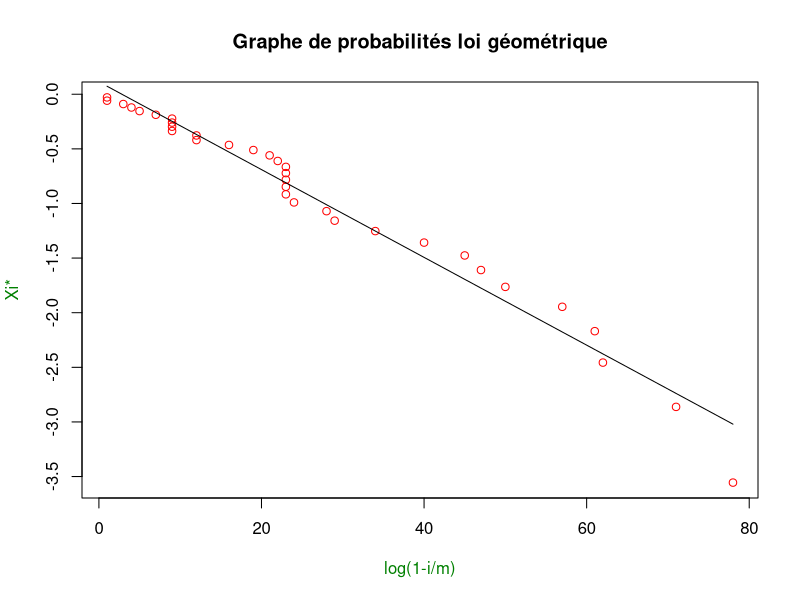
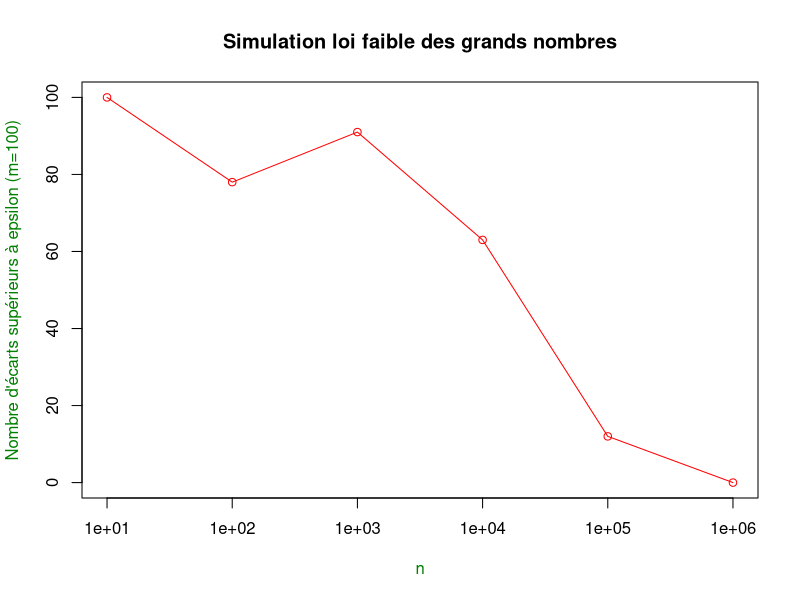
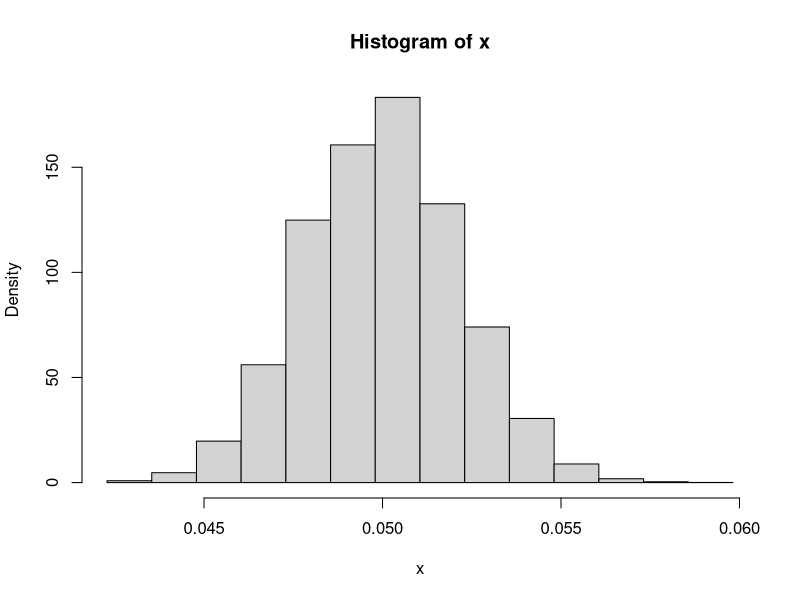
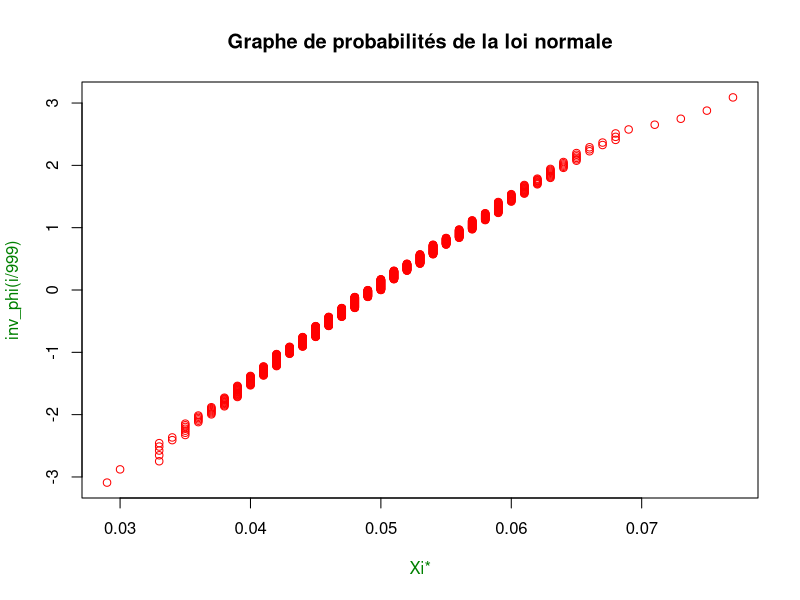

These figures' R source, in order:
########## PARTIE 1 ##############

rm(list=ls()) #permet de vider la liste des variables

# Question 1 : simulation de l'échantillon (x1, ..., xn)
# On a décidé de créer un fonction pour faire varier
# plus facilement les valeurs de n, theta et n_0

simulation_echantillon <- function (theta, n_0, n) {
    prob <- n_0 / theta 
    echantillon <- rbinom(n, 1, prob) # simulation d'un échantillon de loi de bernoulli de paramètre prob
    return(echantillon)
}

# Test de la fonction avec, comme indiqué en question 1
# theta = 1000, n_0 = 50 et on choisit n = 100

theta <- 1000
n_0 <- 50
n <- 100

echantillon1 <- simulation_echantillon(theta, n_0, n)
echantillon1

cat("La moyenne empirique de l'échantillon est : ", mean(echantillon1))
cat("Alors que son espérance théorique est : ", n_0/theta)

cat("La variance empirique de l'échantillon est : ", ((n-1)/n)*var(echantillon1))
cat("Alors que sa variance théorique est : ", (n_0/theta)*(1-(n_0/theta)))


# Question 2 : Réalisation de T (variable aléatoire binomiale) sur l'exemple simulé 

t <- sum(echantillon1)
cat("La réalisation de la loi du nombre total de poissons bagués parmi les n poissons pêchés est : ", t)

# Question 3 : Estimation de theta^ et de theta~ qui sont les mêmes

estimation_emm_emv <- (n * n_0) / t
cat("L'estimation du maximum de vraisemblance et des moments du paramètre theta est donc : ", estimation_emm_emv)

# Question 4 : intervalles de confiance exacts et asymptotique de différents seuils pour theta
# d'après la formule du cours en utilisant les quantiles de la loi de Fischer-Snedecor

ic_exact <- function (alpha, echantillon, n_0) {
    n <- length(echantillon)
    t <- sum(echantillon)
    borne_inf <- n_0 * (1 + ((n-t+1)/t)*qf(alpha/2, 2*(n-t+1), 2*t)) # quantiles de la loi de fisher
    borne_sup <- n_0 * (1 + ((n-t)/(t+1))*qf(1-alpha/2, 2*(n-t), 2*(t+1)))
    return(c(borne_inf, borne_sup))
}

ic_exact_1 <- ic_exact(.01, echantillon1, n_0)
cat("L'intervalle de confiance exact pour theta de seuil de 1% est : ", ic_exact_1)

ic_exact_5 <- ic_exact(.05, echantillon1, n_0)
cat("L'intervalle de confiance exact pour theta de seuil de 5% est : ", ic_exact_5)

ic_exact_10 <- ic_exact(.10, echantillon1, n_0)
cat("L'intervalle de confiance exact pour theta de seuil de 10% est : ", ic_exact_10)

ic_exact_20 <- ic_exact(.20, echantillon1, n_0)
cat("L'intervalle de confiance exact pour theta de seuil de 20% est : ", ic_exact_20)

ic_asymptotique <- function(alpha, echantillon, n_0) {
    n <- length(echantillon)
    t <- sum(echantillon)
    p <- t / n 
    borne_inf <- n_0 / (p + qnorm(1-alpha/2)*sqrt(p*(1-p)/n)) 
    borne_sup <- n_0 / (p - qnorm(1-alpha/2)*sqrt(p*(1-p)/n))
    return(c(borne_inf, borne_sup))
}

ic_asymptotique_1 <- ic_asymptotique(.01, echantillon1, n_0)
cat("L'intervalle de confiance asymptotique pour theta de seuil de 1% est : ", ic_asymptotique_1)

ic_asymptotique_5 <- ic_asymptotique(.05, echantillon1, n_0)
cat("L'intervalle de confiance asymptotique pour theta de seuil de 5% est : ", ic_asymptotique_5)

ic_asymptotique_10 <- ic_asymptotique(.10, echantillon1, n_0)
cat("L'intervalle de confiance asymptotique pour theta de seuil de 10% est : ", ic_asymptotique_10)

ic_asymptotique_20 <- ic_asymptotique(.20, echantillon1, n_0)
cat("L'intervalle de confiance asymptotique pour theta de seuil de 20% est : ", ic_asymptotique_20)

# Question 5 : Calcul de P(estimateur = +inf)

proba_estimateur_inf <- (1 - n_0/theta)**n
cat("P(estimateur = +inf) =", proba_estimateur_inf)

# Question 6 : Simulations mettant en évidence le fait que P(estimateur = +inf) > 1/2
# pour n appartenant à [|0, 13|]
# Remarque : en R ln = log() et log en base 10 = log10()

sup_intervalle = floor(-log(2)/log(1-n_0/theta))

cat("On a P(estimateur = +inf) > 1/2 pour n appartenant à l'intervalle suivant : ", c(0, sup_intervalle))

cat("Testons en faisant des simulations sur notre exemple : ")

for (i in seq(from = 0, to = sup_intervalle + 2, by = 1))
    cat("Pour n = ", i , "on a P(estimateur = +inf) =", (1 - n_0/theta)**i, "\n")

############ PARTIE 2 ################

rm(list=ls()) #permet de vider la liste des variables

# Question 1 : Simulation de l'échantillon (y1, y2, ..., ym)

simulation_echantillon2 <- function (theta, n_0, m) {
  prob <- n_0 / theta 
  echantillon <- rgeom(m, prob) + 1 # simulation d'un échantillon m réalisations de v.a de loi géométrique
  return(echantillon)
}

n_0 <- 50 
theta <- 1000
m <- 100 #on choisit m = 100
echantillon2 = simulation_echantillon2(theta, n_0, m)
echantillon2

cat("La moyenne empirique de l'échantillon est : ", mean(echantillon2))
cat("Alors que son espérance théorique est : ", theta/n_0)

cat("La variance empirique de l'échantillon est : ", ((m-1)/m)*var(echantillon2))
cat("Alors que sa variance théorique est : ", (1-(n_0/theta))/(n_0/theta)**2)

# Question 2 : Réalisation de N (variable aléatoire binomiale négative) sur l'exemple simulé 

n2 <- sum(echantillon2)
cat("La réalisation de la loi du nombre total de poissons pêchés est : ", n2)

# Question 3 : Estimation de theta^ et de theta~ qui sont les mêmes

estimation_emm_emv2<- (n_0 * n2) / m
cat("L'estimation du maximum de vraisemblance et des moments du paramètre theta est donc : ", estimation_emm_emv2)

# Question 5 : Calculs d'intervalles de confiance

info_fisher <- m / ((estimation_emm_emv2 - n_0)*estimation_emm_emv2)



ic_asymptotique2 <- function(alpha) {
  borne_inf <- estimation_emm_emv2 - qnorm(1-alpha/2)/sqrt(info_fisher) 
  borne_sup <- estimation_emm_emv2 + qnorm(1-alpha/2)/sqrt(info_fisher)
  return(c(borne_inf, borne_sup))
}

ic_asymptotique2_1 <- ic_asymptotique2(.01)
cat("L'intervalle de confiance asymptotique pour theta de seuil de 1% est : ", ic_asymptotique2_1)

ic_asymptotique2_5 <- ic_asymptotique2(.05)
cat("L'intervalle de confiance asymptotique pour theta de seuil de 5% est : ", ic_asymptotique2_5)

ic_asymptotique2_10 <- ic_asymptotique2(.10)
cat("L'intervalle de confiance asymptotique pour theta de seuil de 10% est : ", ic_asymptotique2_10)

ic_asymptotique2_20 <- ic_asymptotique2(.20)
cat("L'intervalle de confiance asymptotique pour theta de seuil de 20% est : ", ic_asymptotique2_20)


############ PARTIE 3 ###############

rm(list=ls()) #permet de vider la liste des variables

# Question 1 

n_0 <- 100
n <- 1000
echantillon3 <- scan('Peche.txt')
t <- sum(echantillon3)
cat("La réalisation de la loi du nombre total de poissons bagués parmi les n poissons pêchés est : ", t)

estimation_emm_emv <- (n * n_0) / t
cat("L'estimation du maximum de vraisemblance et des moments du paramètre theta est donc : ", estimation_emm_emv)

ic_exact <- function (alpha, echantillon, n_0) {
  n <- length(echantillon)
  t <- sum(echantillon)
  borne_inf <- n_0 * (1 + ((n-t+1)/t)*qf(alpha/2, 2*(n-t+1), 2*t)) #quantiles de la loi de fisher
  borne_sup <- n_0 * (1 + ((n-t)/(t+1))*qf(1-alpha/2, 2*(n-t), 2*(t+1)))
  return(c(borne_inf, borne_sup))
}

ic_exact5 <- ic_exact(.05, echantillon3, n_0)
cat("L'intervalle de confiance exact pour theta de seuil de 5% selon la première stratégie est : ", ic_exact5)

ic_asymptotique <- function(alpha, echantillon, n_0) {
  n <- length(echantillon)
  t <- sum(echantillon)
  p <- t / n 
  borne_inf <- n_0 / (p + qnorm(1-alpha/2)*sqrt(p*(1-p)/n)) 
  borne_sup <- n_0 / (p - qnorm(1-alpha/2)*sqrt(p*(1-p)/n))
  return(c(borne_inf, borne_sup))
}

ic_asymptotique_5 <- ic_asymptotique(.05, echantillon3, n_0)
cat("L'intervalle de confiance asymptotique pour theta de seuil de 5% est : ", ic_asymptotique_5)

# Question 2

transformation_x_vers_y <- function(vecteur) {
  n <- length(vecteur)
  echecs_en_cours <- 0 # variable comptant le nombre de poissons non bagués péchés en cours d'affilé 
  y <- c() # vecteur contenant les futurs réalisations de Y1, ..., Yn
  for (i in seq(1:n)) {
    echecs_en_cours <- echecs_en_cours + 1
    if (vecteur[i] == 1) {
      y <- c(y, echecs_en_cours)
      echecs_en_cours <- 0
    }
  }
  return(y)
}

echantillon4 <- transformation_x_vers_y(echantillon3)

m <- length(echantillon4)
n2 <- sum(echantillon4)
estimation_emm_emv2<- (n_0 * n2) / m
cat("L'estimation du maximum de vraisemblance et des moments du paramètre theta est donc : ", estimation_emm_emv2)

info_fisher <- m / ((estimation_emm_emv2 - n_0)*estimation_emm_emv2)



ic_asymptotique2 <- function(alpha) {
  borne_inf <- estimation_emm_emv2 - (qnorm(1-alpha/2)/sqrt(info_fisher))
  borne_sup <- estimation_emm_emv2 + (qnorm(1-alpha/2)/sqrt(info_fisher))
  return(c(borne_inf, borne_sup))
}

ic_asymptotique2_5 <- ic_asymptotique2(.05)
cat("L'intervalle de confiance asymptotique pour theta de seuil de 5% est : ", ic_asymptotique2_5)

# Question 3 : Graphe de probabilités pour la loi géométrique

# on enlève la dernière valeur pour éviter une erreur en calculant log(0)

echantillon4ord <- sort(echantillon4)
plot(echantillon4ord[1:(m-1)], log(1-seq(1:(m-1))/m), col='red', col.lab=rgb(0,0.5,0), ylab="Xi*", xlab="log(1-i/m)")
title("Graphe de probabilités loi géométrique")
# Superposition de la droite des moindres carres

abs<-echantillon4ord[1:(m-1)]
ord<-log(1 - seq(1:(m-1))/m)
reg<-lm(ord~abs)
lines(abs, fitted.values(reg))

############## PARTIE 4 #################

rm(list=ls()) #permet de vider la liste des variables

# Question 1 

ic_exact <- function (alpha, echantillon, n_0) {
  n1 <- length(echantillon)
  t1 <- sum(echantillon)
  borne_inf <- n_0 * (1 + ((n1-t1+1)/t1)*qf(alpha/2, 2*(n1-t1+1), 2*t1)) # quantile de la loi de Fisher
  borne_sup <- n_0 * (1 + ((n1-t1)/(t1+1))*qf(1-alpha/2, 2*(n1-t1), 2*(t1+1)))
  return(c(borne_inf, borne_sup))
}

simulation <- function (theta, n_0, n, m, alpha) {
  nb_bon_ic <- 0
  for (i in seq(1:m)) {
    echantillon <- rbinom(n, 1, n_0/theta)
    ic <- ic_exact(alpha, echantillon, n_0)
    # empecher l'arret du programme avec la production de NaN fréquente
    # de qf(alpha/2, 2 * (n1 - t1 + 1), 2 * t1) :
    if (!(is.nan(ic[1]) || is.nan(ic[2]))) {
      if ((theta >= ic[1]) && (theta <= ic[2])) {
        nb_bon_ic <- nb_bon_ic + 1
      }
    }
  }
  return((nb_bon_ic/m)*100) # on retourne le résultat en pourcentage
}

# Différents tests pour tirer des conclusions

accuracy <- simulation(1000, 50, 10000, 1000, .20)
cat("La proportion d'intervalles contenant la vraie valeur de theta à 95% est :", accuracy, "%")

print(simulation(1000,50,1000,1000,.10))
print(simulation(1000,50,100,1000,.01))

# Question 2 

loi_faible_grds_nb <- function (m, p, n, epsilon) {
  nb_sup_eps <- 0 # variable qui compte le nombre fois que la différence est supérieur à epsilon
  for (i in seq(1:m)) {
    echantillon <- rbinom(n, 1, p)
    if (abs(mean(echantillon) - p) >= epsilon) {
      nb_sup_eps <- nb_sup_eps + 1
    }
  }
  return(nb_sup_eps)
}

# Tests, variation du paramètre n

# On choisit epsilon = 0,001, p = 0,05, m = 100 et on trace en nb_sup_eps fonction de n

ord <- c()
abs <- c()
for (i in seq(1:6)) {
  abs <- c(abs, 10**i)
  ord <- c(ord, loi_faible_grds_nb(100, .05, 10**i, .001))
}

plot(abs, ord, log='x', type='o', col="red", xlab='n', col.lab=rgb(0,0.5,0), ylab="Nombre d'écarts supérieurs à epsilon (m=100)", col.lab=rgb(0, 0.5, 0))
title("Simulation loi faible des grands nombres")

# Question 3

theo_central_limite <- function (m, p, n) {
  vecteur_moyenne <- c()
  for (i in seq(1:m)) {
    echantillon <- rbinom(n, 1, p)
    vecteur_moyenne <- c(vecteur_moyenne, mean(echantillon))
  }
  return(vecteur_moyenne)
}

histolarg <- function(x, xlim=NULL, ...)
{
  # nombre de donnees
  n <- length(x) 
  # nombre de classes (regle de Sturges)
  if (n<12) k<-5 else k <- round(log2(n)+1) 
  # bornes des classes
  rangex <- max(x)-min(x)
  a0 <- min(x)-0.025*rangex
  ak <- max(x)+0.025*rangex
  bornes <- seq(a0, ak, length=k+1)
  # etendue du trace
  if (is.null(xlim))
    xlim<-c(bornes[1], bornes[k+1])
  # histogramme
  histx<-hist(x, prob=T, breaks=bornes, xlim=xlim, ...)
  # histx
}

# On fait varier n, histogramme qui ressemble à une loi normale

histolarg(theo_central_limite(10000, .05, 10000))

# Graphe de probabilités 

echantillon <- theo_central_limite(1000, .05, 1000)
plot(sort(echantillon)[1:999], qnorm(seq(1:999)/1000), col='red', xlab='Xi*', col.lab=rgb(0, 0.5, 0), ylab='inv_phi(i/999)', col.lab=rgb(0, 0.5, 0))
title("Graphe de probabilités de la loi normale")

    